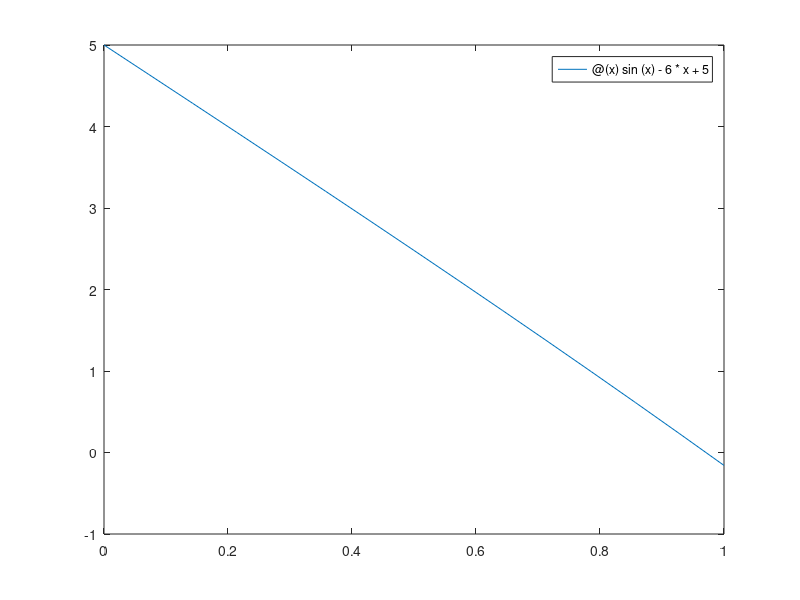

This chart was generated by the following MATLAB code:
clear all;
close all;
% input 
f = @(x) sin(x)-6*x+5;

fplot(f,[0,1])

a = 0;
b = 1;

c = (b-a)/2;
N = ceil(((-log((1/2*10^-6)/(b-a)))+log(1)/log(2))-1);

% Method
for i = 1:100
    c = (b-a)/2;
    if f(a)*f(c) < 0
        b=c;
    else
        c=a;
    end
end
c = (b-a)/2;
disp(c)
